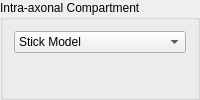
        <widget class="QGroupBox" name="m_IntraAxonalGroupBox">
         <property name="title">
          <string>Intra-axonal Compartment</string>
         </property>
         <layout class="QGridLayout" name="gridLayout_13">
          <item row="2" column="0">
           <widget class="QmitkZeppelinModelParametersWidget" name="m_ZeppelinWidget1" native="true"/>
          </item>
          <item row="3" column="0">
           <widget class="QmitkTensorModelParametersWidget" name="m_TensorWidget1" native="true"/>
          </item>
          <item row="0" column="0">
           <widget class="QComboBox" name="m_Compartment1Box">
            <property name="toolTip">
             <string>Select signal model for intra-axonal compartment.</string>
            </property>
            <item>
             <property name="text">
              <string>Stick Model</string>
             </property>
            </item>
            <item>
             <property name="text">
              <string>Zeppelin Model</string>
             </property>
            </item>
            <item>
             <property name="text">
              <string>Tensor Model</string>
             </property>
            </item>
            <item>
             <property name="text">
              <string>PrototypeSignal</string>
             </property>
            </item>
           </widget>
          </item>
          <item row="1" column="0">
           <widget class="QmitkStickModelParametersWidget" name="m_StickWidget1" native="true"/>
          </item>
          <item row="4" column="0">
           <widget class="QmitkPrototypeSignalParametersWidget" name="m_PrototypeWidget1" native="true"/>
          </item>
         </layout>
        </widget>
